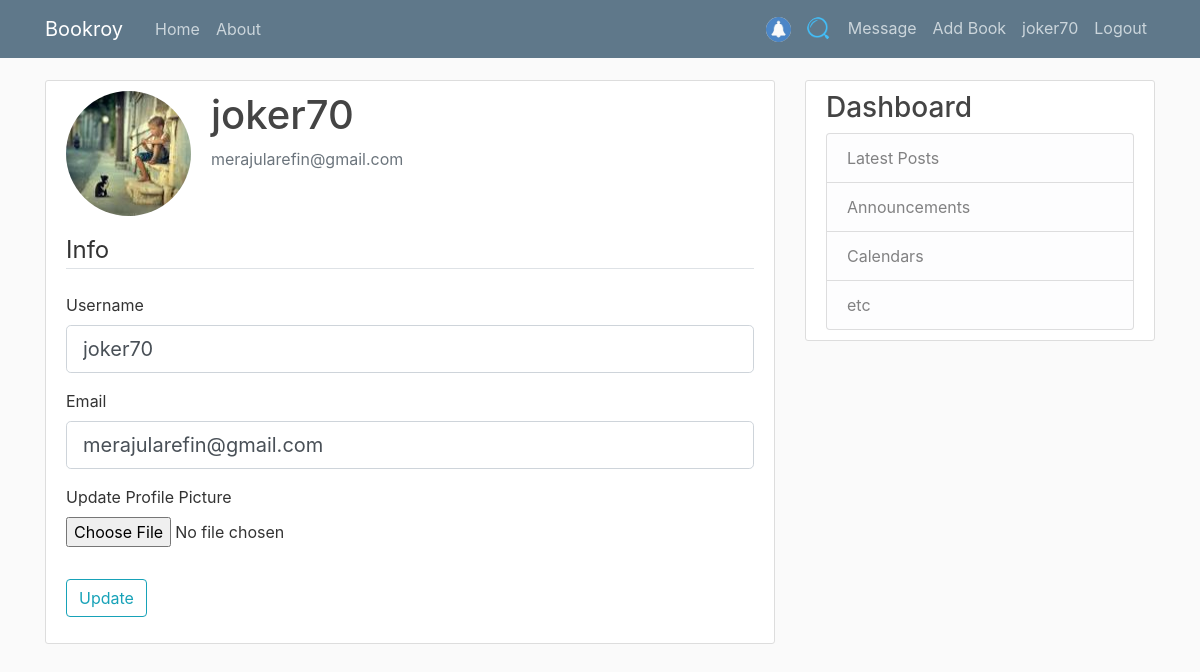
/user/edit (signed in), run on the app's committed database.
### App/models.py (models this page shows, shortened)
class User(db.Model, UserMixin):
    id = db.Column(db.Integer, primary_key=True)
    username = db.Column(db.String(20), unique=True, nullable=False)
    email = db.Column(db.String(100), unique=True, nullable=False)
    profilePicture = db.Column(db.String(50), nullable=False, default='default.jpg')
    password = db.Column(db.String(50), nullable=False)
    posts = db.relationship('Post', backref='author', lazy=True)
    messages_sent = db.relationship('Message',
                                    foreign_keys='Message.sender_id',
                                    backref='author', lazy='dynamic')
    messages_received = db.relationship('Message',
                                        foreign_keys='Message.recipient_id',
                                        backref='recipient', lazy='dynamic')
    last_message_read_time = db.Column(db.DateTime)

### App/users/routes.py (the view)
@users.route('/user/edit', methods=['GET', 'POST'])
@login_required
def update_profile():
    form = UpdateProfileForm()
    if form.validate_on_submit():
        if form.picture.data:
            picture_file = save_picture(form.picture.data)
            current_user.profilePicture = picture_file
        current_user.username = form.username.data
        current_user.email = form.email.data
        db.session.commit()
        flash('Your profile has been updated!', 'success')
        return redirect(url_for('users.profile', username=current_user.username))
    elif request.method == 'GET':
        form.username.data = current_user.username
        form.email.data = current_user.email
    image_file = url_for('static', filename='profile_pics/' + current_user.profilePicture)
    return render_template('update_profile.html', title='Edit', image_file=image_file, form=form, user=current_user)

### App/users/forms.py (shortened to what this page needs)
class UpdateProfileForm(FlaskForm):
    username = StringField('Username', validators=[DataRequired(), Length(min=5, max=15)])
    email = StringField('Email', validators=[DataRequired(), Email()])
    picture = FileField('Update Profile Picture', validators=[FileAllowed(['jpg', 'jpeg', 'png'])])
    submit = SubmitField('Update')

### App/models.py (called while the page is built)
@login_manager.user_loader
def load_user(user_id):
    return User.query.get(int(user_id))

### App/templates/update_profile.html (shortened to what this page needs)
{% extends "layout.html" %}
{% block content %}
    <div class="content-section">
        <div class="media">
            <img class="rounded-circle account-img" src="{{ url_for('static', filename='profile_pics/' + user.profilePicture) }}">
            <div class="media-body">
                <h2 class="account-heading">{{ current_user.username }}</h2>
                <p class="text-secondary">{{ current_user.email }}</p>
            </div>
        </div>
        <form method="POST" action="" enctype="multipart/form-data">
            <fieldset class="form-group">
                <legend class="border-bottom mb-4">Info</legend>
                <div class="form-group">
                    {{ form.username.label(class="form-control-label") }}
                    {% if form.username.errors %}
                        {{ form.username(class="form-control form-control-lg is-invalid") }}
                        <div class="invalid-feedback">
                            {% for error in form.username.errors %}
                                <span>{{ error }}</span>
                            {% endfor %}
                        </div>
                    {% else %}
                        {{ form.username(class="form-control form-control-lg") }}
                    {% endif %}
                </div>
                <div class="form-group">
                    {{ form.email.label(class="form-control-label") }}
                    {% if form.email.errors %}
                        {{ form.email(class="form-control form-control-lg is-invalid") }}
                        <div class="invalid-feedback">
                            {% for error in form.email.errors %}
                                <span>{{ error }}</span>
                            {% endfor %}
                        </div>
                    {% else %}
                        {{ form.email(class="form-control form-control-lg") }}
                    {% endif %}
                </div>
                <div class="form-group">
                    {{ form.picture.label() }}
                    {{ form.picture(class="form-control-file") }}
                </div>
            </fieldset>
            <div class="form-group">
                {{ form.submit(class="btn btn-outline-info") }}
            </div>
        </form>
    </div>
{% endblock %}

### App/templates/layout.html (shortened to what this page needs)
<!DOCTYPE html>
<html lang="en">
<head>
    <link rel="stylesheet" href="https://maxcdn.bootstrapcdn.com/bootstrap/4.0.0/css/bootstrap.min.css"
>
    <link rel="stylesheet" type="text/css" href="{{ url_for('static', filename='main.css') }}">
</head>
<body>
<header class="site-header">
    <nav class="navbar navbar-expand-md navbar-dark bg-steel fixed-top">
        <div class="container">
            <a class="navbar-brand mr-4" href="/">Bookroy</a>
            <div class="collapse navbar-collapse" id="navbarToggle">
                <div class="navbar-nav mr-auto">
                    <a class="nav-item nav-link" href="{{ url_for('main.home') }}">Home</a>
                    <a class="nav-item nav-link" href="{{ url_for('main.about') }}">About</a>
                </div>
                <div class="navbar-nav">
                    {% if current_user.is_authenticated %}
                        <a class="nav-item nav-link" href="#">
                            <img class="rounded-circle" height="25" width="25" src="{{ url_for('static', filename='other_pics/notification.jpeg') }}">
                        </a>
                        <a class="nav-item nav-link" href="{{ url_for('main.search') }}">
                            <img class="rounded-circle" height="25" width="25" src="{{ url_for('static', filename='other_pics/search.png') }}">
                        </a>
                        <a class="nav-item nav-link" href="{{ url_for('main.messages') }}">Message</a>
                        <a class="nav-item nav-link" href="{{ url_for('posts.new_post') }}">Add Book</a>
                        <a class="nav-item nav-link"
                           href="{{ url_for('users.profile', username=current_user.username) }}">{{ current_user.username }}</a>
                        <a class="nav-item nav-link" href="{{ url_for('users.logout') }}">Logout</a>
                    {% else %}
                        <a class="nav-item nav-link" href="{{ url_for('users.login') }}">Login</a>
                        <a class="nav-item nav-link" href="{{ url_for('users.register') }}">Register</a>
                    {% endif %}
                </div>
            </div>
        </div>
    </nav>
</header>
<main role="main" class="container">
    <div class="row">
        <div class="col-md-8">
            {% block content %}{% endblock %}
        </div>
        <div class="col-md-4">
            <div class="content-section">
                <h3>Dashboard</h3>
                <ul class="list-group">
                    <li class="list-group-item list-group-item-light">Latest Posts</li>
                    <li class="list-group-item list-group-item-light">Announcements</li>
                    <li class="list-group-item list-group-item-light">Calendars</li>
                    <li class="list-group-item list-group-item-light">etc</li>
                </ul>
            </div>
        </div>
    </div>
</main>
</body>
</html>

### App/static/main.css (style rules this page uses)
body { background: #fafafa; color: #333333; margin-top: 5rem; }
h1, h2, h3, h4, h5, h6 { color: #444444; }
.bg-steel { background-color: #5f788a; }
.site-header .navbar-nav .nav-link { color: #cbd5db; }
.content-section { background: #ffffff; padding: 10px 20px; border: 1px solid #dddddd; border-radius: 3px; margin-bottom: 20px; }
.account-img { height: 125px; width: 125px; margin-right: 20px; margin-bottom: 16px; }
.account-heading { font-size: 2.5rem; }

### data on the page
User: username "joker70", profilePicture (picture), email "merajularefin@gmail.com"
